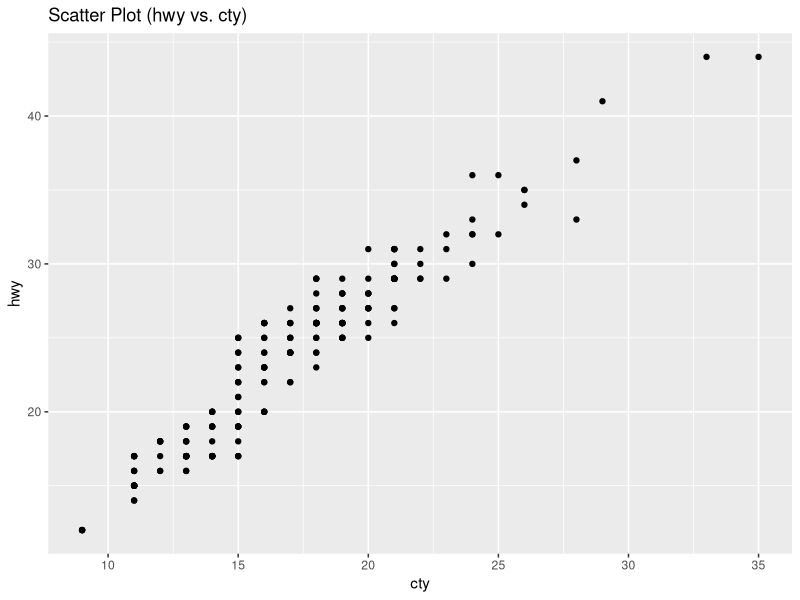
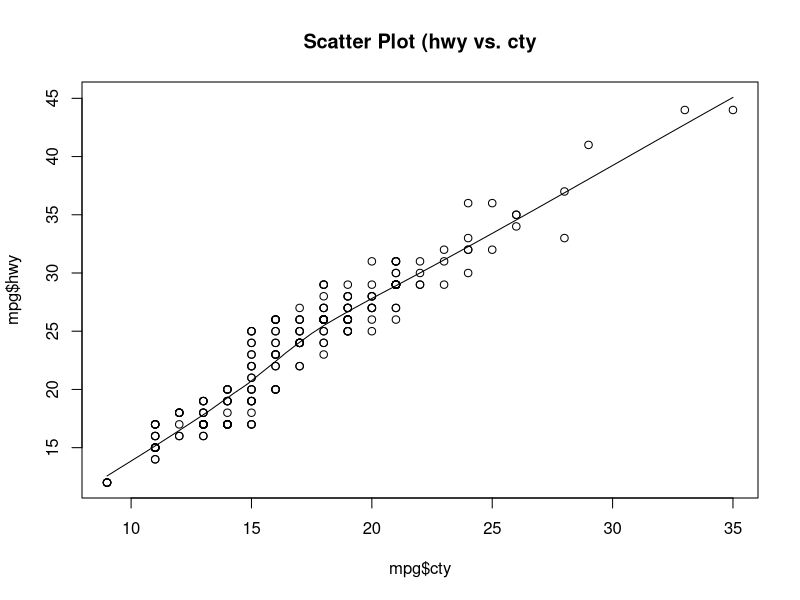
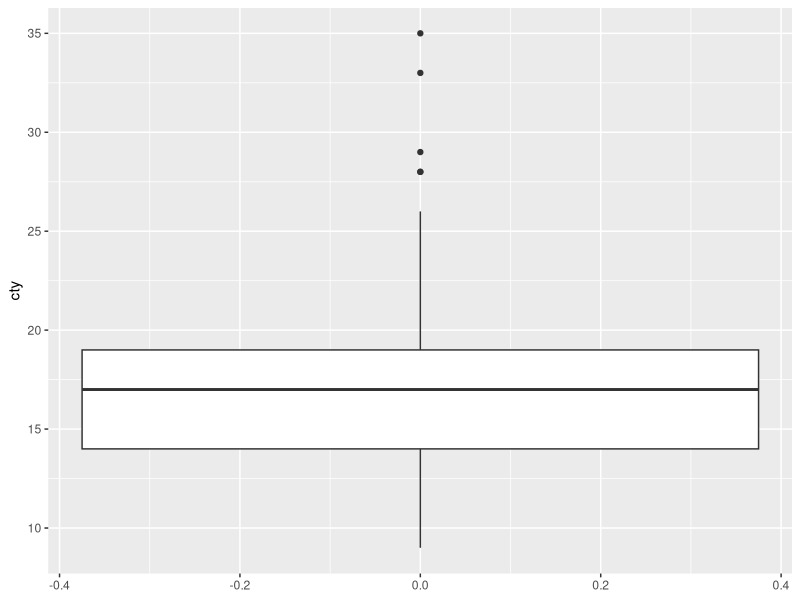
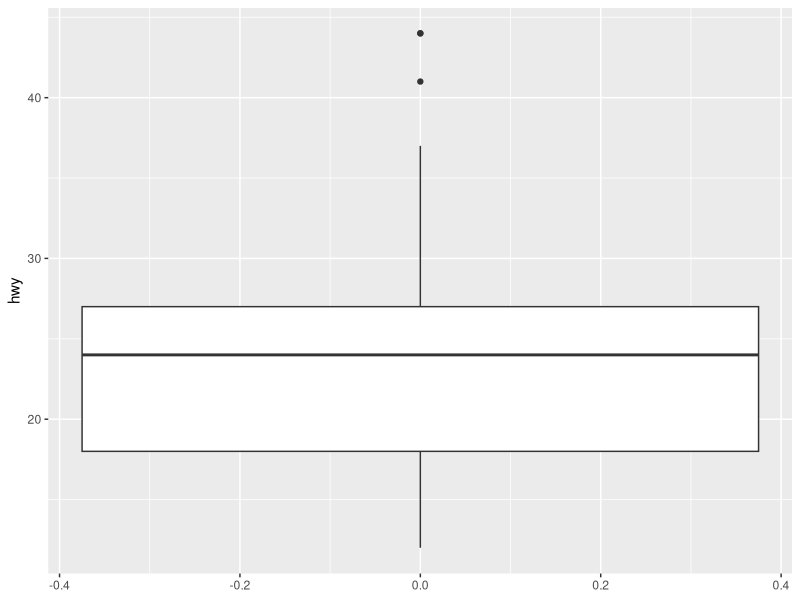
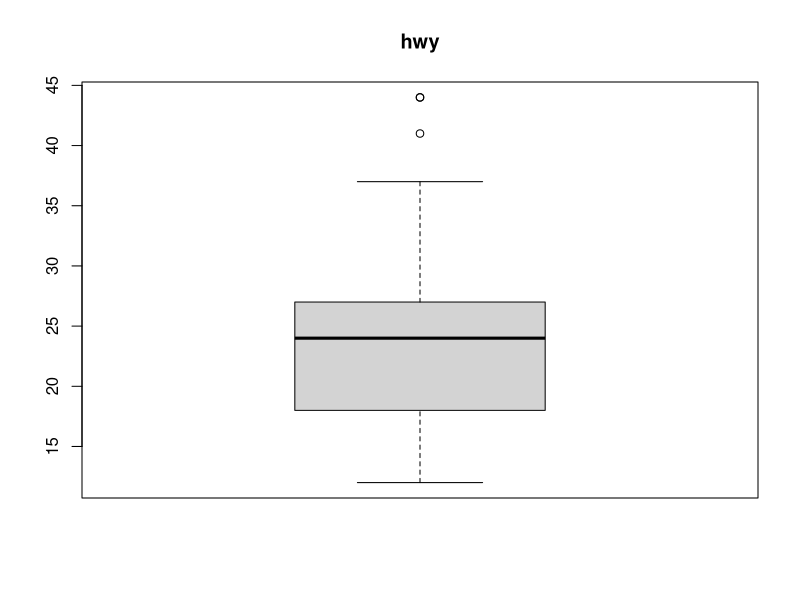
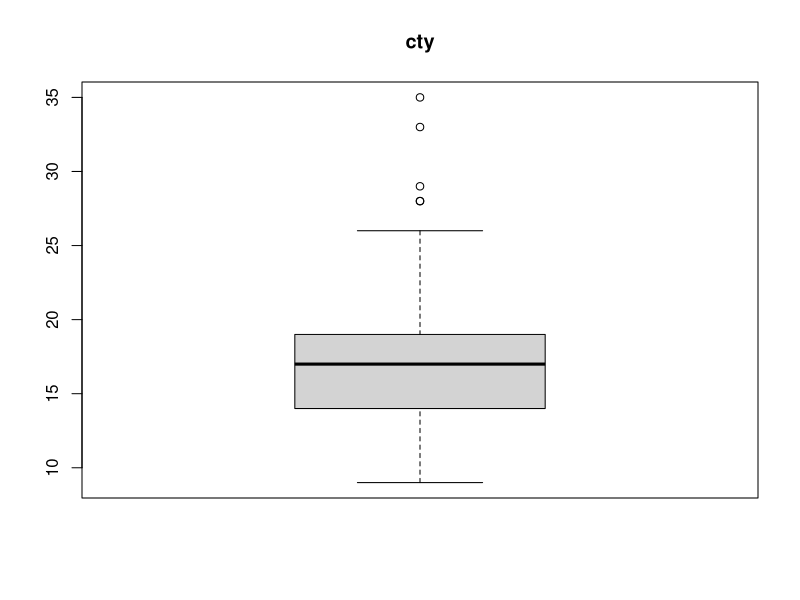
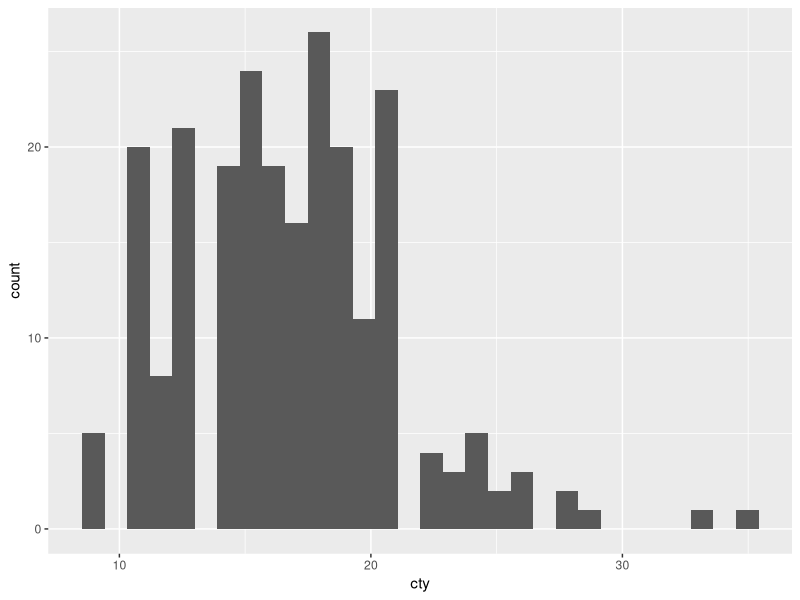
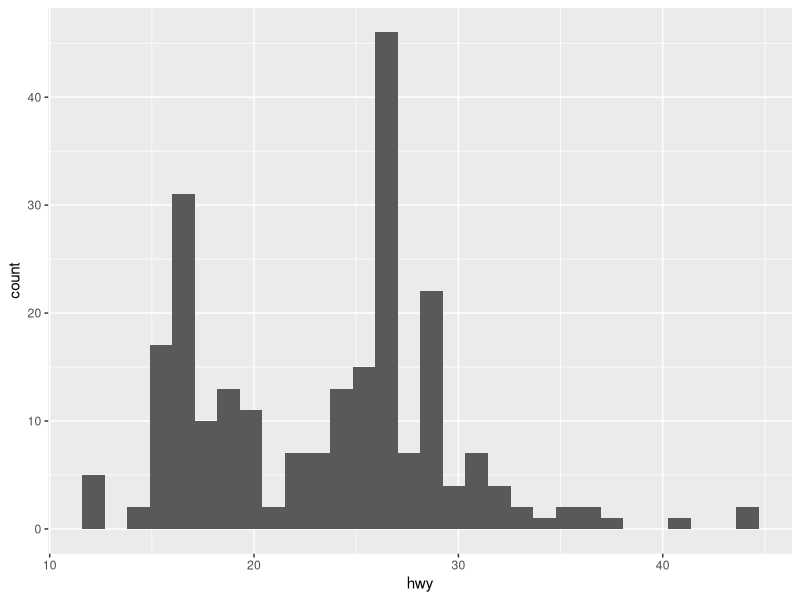

The R source for these figures, in order: (Note: this script raises an error after producing the figures.)

library(tidyverse)
library(dplyr)
# STAT 614
# Linear Regression Basics and Preliminaries  Chapter 9  

# Linear regression is a process that attempts to model the relationship between two variables by
# fitting a linear equation (= a straight line) to the observed data. ... If you have a hunch that
# the data follows a straight line trend, linear regression can give you quick and reasonably accurate
# results.

# The process of linear regression helps us to explore the possibility of a linear relationship
# existing between two quantitative variables.

# A linear regression model will have two variables:  an independent variable (normally designated
# as x), and a dependent variable(normally designated as y).  Typically, the Regression model has
# the following form:   y = b + ax.  
#    a is the slope of the linear model
#    b is the y intercept.

# General Linear Regression Models

#   POPULATION                                               SAMPLE

#   E(Y) = ??O + ??1X +  ??             y = b + ax   y = bo + b1x + ??    E(y) = bo + b1x + ??


  

#  Consider the table of values in the table below:


              tribble(~ClubheadSpeadmphx,  ~Distanceydy,
                                  100 ,             257,
                                  102 ,             264,
                                  103 ,             274,
                                  101 ,             266,
                                  105 ,             277,
                                  100 ,             263,
                                   99 ,             258,
                                  105 ,             275
                      )
# The equation below is the linear regression model that offers a linear relationship between Club
# Speed x and distance y.
#                                           y = -55.7966 + 3.1661x
#                                 slope = 3.1661, and the y intercept is -55.7966
# We can use our Regression model to make predictions for distance y, given a club speed x.

# Let's consider two strategies for using R to produce the Regression Equation;

# Method 1
  x<- c(100,102,103,101,105,100,99,105)
  y<- c(257,264,274,266,277,263,258,275)
  
  lm(y~x)
  
  
  lm(y~x)->xx
  xx
  summary(xx)
  
# Method 2
  tribble(~ClubheadSpeadmphx,  ~Distanceydy,
          100 ,             257,
          102 ,             264,
          103 ,             274,
          101 ,             266,
          105 ,             277,
          100 ,             263,
          99 ,              258,
          105 ,             275
  ) ->xxx
  xxx
  
  lm(xxx$Distanceydy ~  xxx$ClubheadSpeadmphx)
  
  
  lm(xxx$Distanceydy ~  xxx$ClubheadSpeadmphx)->xz
  xz
  
  summary(xz)
  
  

# Using the mpg data set, let's first determine if a linear relationship
# exists between city and hwy. Let cty be independent and let hwy be
# dependent.  We will make this determination by looking at a scatter
# plot.

# Scatter Plot (Tidyverse Method)
ggplot(data = mpg) +
  geom_point(mapping = aes(x = cty , y = hwy)) +
  ggtitle("Scatter Plot (hwy vs. cty)")

# Scatter Plot (Old Base R Method)

scatter.smooth(x=mpg$cty, y=mpg$hwy, main="Scatter Plot (hwy vs. cty")

# Both scatter plots indicate the same linear relationship.

# Let's find the correlation coefficient (the value that gives the
# strength and the direction of the scatter plot)

cor(mpg$hwy , mpg$cty)

# The output indicates that the  correlation coeffient is .9559159.
# A very strong positive correlation. (The closer to 1 or -1 the 
# better.)

# We now check boxplots for outliers. ( Too many extreme outiers have
# a negative impact on our regression equation's capacity to predict)

# Boxplots (Tidyverse Methods)
ggplot(data = mpg) +
  geom_boxplot(mapping = aes(y = cty))

ggplot(data = mpg) +
  geom_boxplot(mapping = aes(y = hwy))

# Boxplots (Old Base R Methods)

boxplot(mpg$hwy,main = "hwy" )
boxplot(mpg$cty, main = "cty")

# We now look at density plots or histograms to investigate the
# distributions of both variables.  (The closer to normal the bettor)

# Histograms (Tidyverse Methods)

ggplot(data = mpg) +
  geom_histogram(mapping = aes(x = cty))
ggplot(data = mpg) +
  geom_histogram(mapping = aes(x = hwy))

#  Histograms (Old Base R Methods)
hist(mpg$cty)
hist(mpg$hwy)

# The histograms are not quite normal and the boxplots do show some
# outliers, but the scatter plot does show a strong linear relation-
# ship between city and highway mileage.  Hence we will generate the
# regression equation.  

lm(hwy ~ cty, data=mpg)


#  Let's use R coding to graph the scatter plot and the Regression Line

ggplot(data = mpg) +
  geom_point(mapping = aes(x = cty , y = hwy)) +
  geom_smooth(method = lm,mapping = aes(x = cty , y = hwy), se=FALSE)+
  ggtitle("Scatter Plot (hwy vs. cty)")



# Hence the regression equation is ;

#  hwy = .892 + 1.337cty

# We will use this equation to predict highway mileage based on a 
# given city mileage value.

# How should you interpret the slope ?
# Answer:  For every increase of one mile per gallon for city
# driving, highway driving increases by 1.33 miles per gallon.

# Finding a Residual
# By definition, a residual is found by subracting the expected
# value from the observed value. If the residual is a positive
# number the observed value is above average. If the residual is a
# negative number the observed value is below average.

# Example
mpg

# For the mpg data set, find the residual for the observational 
# cty value of 29.

mpg%>%
  filter(cty == 29)
# Step 1: Find the observed value (in the table) for 29. In the
# table a cty value of 29 corresponds to a hwy value of 41.
# Step 2: Find the expected (or fitted value) for 29. Put 29 into
# your equation.    Expected value = .892 + 1.337(29) = 39.665
# Step 3: Now find the residual by subtracting. (Observed - Expected)  41-39.665 = 1.335
# Step 4: Since the residual is a positive number, the value of 29
# is above average.

# We now look at output that is more comprehensive and informative
# regarding the regression analysis

lm(hwy ~ cty, data=mpg) -> x
x

summary(x)


# Note that the p value for the cty coefficient is well below .05,
# hence we can reject the null hypothesis that its coefficient is
# equal to 0.  You cannot reject the null hypothesis that the inter-
# cept is equal to 0 for its p value is higher than .05.  Also, take
# note of the t values.  High t values are good. Low t values are 
# bad. There is a high t value for the coefficient for cty, so we are
# confident that it is significantly different from 0. But that is
# not the case for the intercept.

# How much of the variation in hwy is explained by our model ?  That
# is what the Multiple R-squared value tells us.  Our model explains
# 91.38% of the variation in hwy.  That is pretty good.


# Another Example:

# We will investigate the relationship between the quantitative variables Age and 
# Total Cholesterol by using the collected sample data below.

Agex <-c(25,25,28,32,32,32,38,42,48,51,51,58,62,65)
Agex
TCy <-c(180,195,186,180,210,197,239,183,204,221,243,208,228,269)
TCy
# We will check the scatter plot
scatter.smooth(TCy~Agex)

#  Create a data table (get a better looking scatterplot)
tribble(~TCy,      ~Agex,
          25,       180,
          25,       195,
          28,       186,
          32,       180,
          32,       210,
          32,       197,
          38,       239,
          42,       183,
          48,       204,
          51,       221,
          51,       243,
          58,       208,
          62,       228,
          65,       269
          ) ->  aa
aa

# Produce a tidyverse scatter plot


ggplot(data = aa) +
  geom_point(mapping = aes(x = Agex , y = TCy)) +
  geom_smooth(method = lm,mapping = aes(x = Agex , y = TCy), se=FALSE)
  

# Now produce the model

lm(TCy~Agex) -> zz
zz

summary(zz)

# y(hat) = 151.3537 + 1.3991X


sqrt(.5153)
residuals(z)


tribble(~pointspergamey,    ~hoursofpracticeperweekx,
        48,                     6,
        57,                     7.5,
        63,                      8,
        71,                     8.75,
        77,                     9.2,
        83,                     10,
        87,                     10.6,
        93,                     11.4,
        93,                     11.8,
        98,                     12.45
        ) -> S
S

ggplot(data = S) +
  geom_point(mapping = aes(x = hoursofpracticeperweekx , y = pointspergamey))+
  geom_smooth(method = lm, mapping = aes(x = hoursofpracticeperweekx , y = pointspergamey))

lm(S) -> I
I

summary(I)


q()
y
